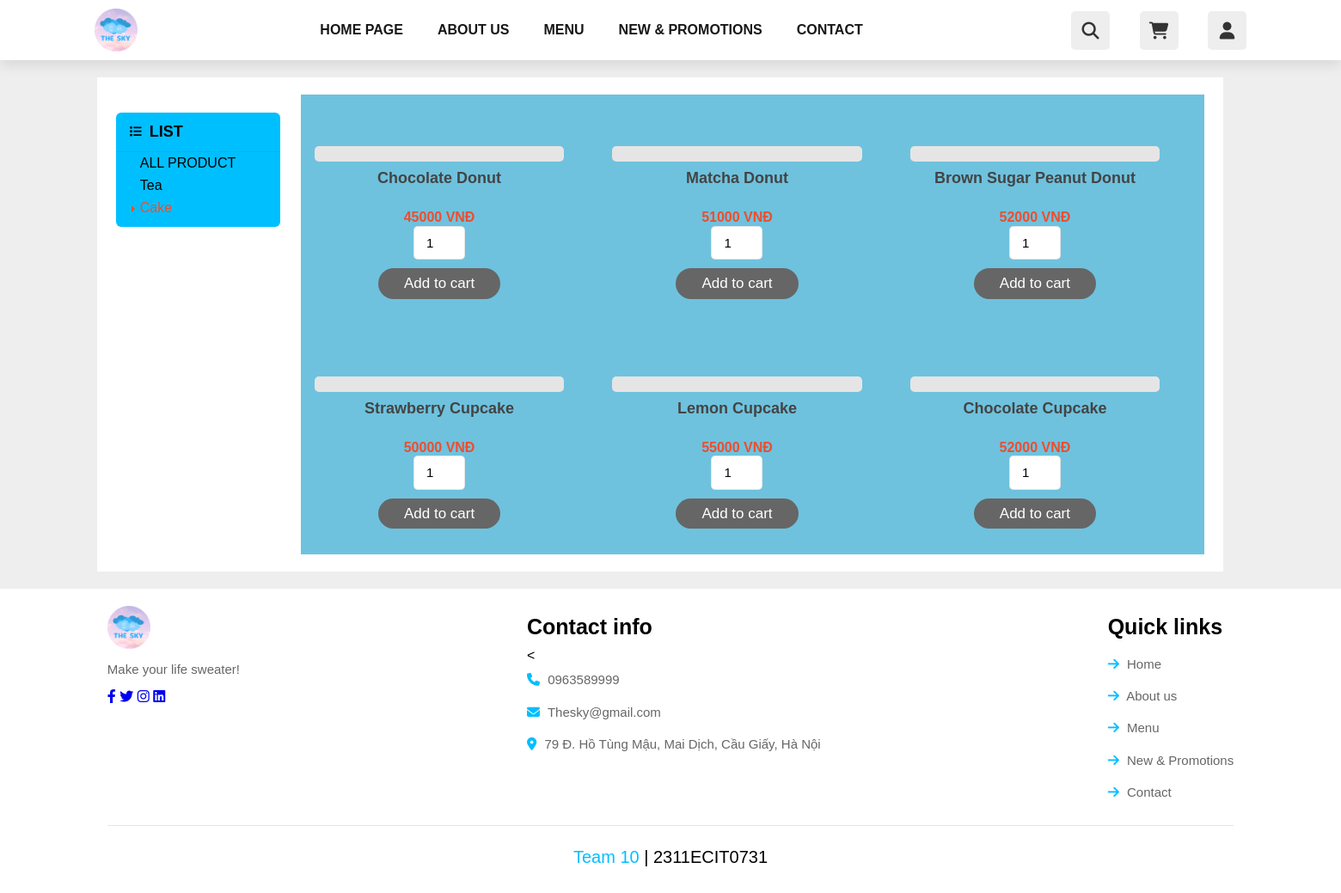
Page /Php/Menu/MenuCake.php (signed in) on the committed database.
### tables this page shows
CREATE TABLE `sanpham` (
  `id` int(11) NOT NULL,
  `ten_sp` varchar(255) NOT NULL,
  `hinh_anh_sp` varchar(255) NOT NULL,
  `gia_sp` varchar(255) NOT NULL,
  `loai_sp` varchar(255) NOT NULL
);

### Php/Menu/MenuCake.php (the view, shortened to what this page needs)
<?php
include '../config.php';
?>
<!DOCTYPE html>
<html>
<html>
<head>
    <link rel="stylesheet" type="text/css" href="../../Css/menu.css">
    <link rel="stylesheet" type="text/css" href="../../Css/base.css">
    <link rel="stylesheet" type="text/css" href="../../Css/style.css">
    <link rel="stylesheet" href="https://cdnjs.cloudflare.com/ajax/libs/normalize/8.0.1/normalize.min.css" />
    <link rel="stylesheet" href="https://cdnjs.cloudflare.com/ajax/libs/font-awesome/6.2.0/css/all.min.css">
</head>
<body>
    <header class="header">
        <a href="index.php" class="logo" title="The Sky">
            <img src="../../images/Index/navMenu/logo.png" alt="">
        </a>
        <nav class="navbar">
            <ul id="menu">
                <li class="menu-item-object-page menu-item">
                    <a href="../index.php" aria-current="page">Home page</a>
                </li>
                <li class="menu-item-object-page menu-item">
                    <a href="../aboutus.php">About us</a>
                </li>
                <li class="menu-item-object-page menu-item">
                    <a href="../menu.php">Menu</a>
                </li>
                <li class="menu-item-object-page menu-item">
                    <a href="../newpromotion.php">New &amp; Promotions</a>
                </li>
                <li class="menu-item-object-page menu-item">
                    <a href="../contact.php">Contact</a>
                </li>
            </ul>
        </nav>
        <div class="icons">
            <div class="fas fa-search" id="search-btn"></div>
			<a href="../cart.php"> <div class="fas fa-shopping-cart" id="cart-btn" > </div> </a>
            <div class="fas fa-user" id="login-btn"></div>
        </div>
    </header>
    <main>
        <section class="filter-menu">
            <div class="grid__row wrapper">
                <div class="grid__collumn-2">
                    <nav class="category">
                        <h3 class="category__heading">
                            <i class="category__heading-icon fa-solid fa-list"></i>
                            LIST
                        </h3>
                        <ul class="category-list">
                            <li class="category-item ">
                                <a href="../menu.php" class="category-item__link">ALL PRODUCT</a>
                            </li>
                            <li class="category-item">
                                <a href="tea.php" class="category-item__link">Tea</a>
                            </li>
                            <li class="category-item category-item--active">
                                <a href="MenuCake.php" class="category-item__link  ">Cake</a>
                            </li>
                        </ul>
                    </nav>
                </div>
                <div class="grid__collumn-10">
                    <article class="home-product">
                        <div id="all">
                            <div class="grid__row">
                                <div class="grid__row-2">
                                    <?php
                                    $select_product = mysqli_query($conn, "SELECT * FROM `sanpham` WHERE loai_sp = 'Bánh'") or die('query failed');
                                    if (mysqli_num_rows($select_product) > 0) {
                                        while ($fetch_product = mysqli_fetch_assoc($select_product)) {
                                    ?>
                                            <div class="grid__row__collumn-2-3 product-container">
                                            <form action="" method="post">
                                                <div class="home-product-item product">
                                                    <div class="home-product-item__img">
                                                    </div>
                                                    <h4 class="home-product-item__name"><?php echo $fetch_product['ten_sp']; ?></h4>
                                                    <div class="home-product-item__price">
                                                        <span class="home-product-item__new-price"><?php echo $fetch_product['gia_sp']; ?> VNĐ</span> <br>
                                                        <input type="number" min="1" name="product_soluong_sp" value="1">
                                                    </div>
                                                    <input type="submit" value="Add to cart" name="add_to_cart" class="btn">
                                                </div>
                                                </form>
                                            </div>
                                    <?php
                                        };
                                    };
                                    ?>
                                </div>
                            </div>
                        </div>
                    </article>
                </div>
            </div>
        </section>
    </main>
    <footer>
        <section class="footer">
            <div class="box-container">
                <div class="box">
                    <a href="index.php" class="logo" title="The Sky">
                        <img src="../images/Index/navMenu/logo.png" alt="" />
                    </a>
                    <p>Make your life sweater!</p>
                    <div class="share">
                        <a href="#" class="fab fa-facebook-f"></a>
                        <a href="#" class="fab fa-twitter"></a>
                        <a href="#" class="fab fa-instagram"></a>
                        <a href="#" class="fab fa-linkedin"></a>
                    </div>
                </div>
                <div class="box">
                    <h3>Contact info</h3>
                    <<a href="#" class="links">
                        <i class="fas fa-phone"></i> 0963589999 </a>
                        <a href="#" class="links">
                            <i class="fas fa-envelope"></i> Thesky@gmail.com
                        </a>
                        <a href="https://goo.gl/maps/XDPWwX3fv8B8fDVt6" class="links">
                            <i class="fas fa-map-marker-alt"></i> 79 Đ. Hồ Tùng Mậu, Mai Dịch, Cầu Giấy, Hà Nội
                        </a>
                </div>
                <div class="box">
                    <h3>Quick links</h3>
                    <a href="#" class="links">
                        <i class="fas fa-arrow-right"></i> Home
                    </a>
                    <a href="#" class="links">
                        <i class="fas fa-arrow-right"></i> About us
                    </a>
                    <a href="#" class="links">
                        <i class="fas fa-arrow-right"></i> Menu
                    </a>
                    <a href="#" class="links">
                        <i class="fas fa-arrow-right"></i> New &amp Promotions
                    </a>
                    <a href="#" class="links">
                        <i class="fas fa-arrow-right"></i> Contact
                    </a>
                </div>
            </div>
            <div class="credit">
               <span> Team 10 </span> | 2311ECIT0731
        </section>
    </footer>
</body>
</html>

### Css/menu.css (style rules this page uses)
.category { background: var(--blue); border-radius: 6px; position: sticky; margin-top: 21px; top: 75px; }
.category-list { padding: 0 0 8px 0; list-style: none; margin-left: 12px; }
.category-item--active .category-item__link { color: var(--price-color) ; }
.category-item--active .category-item__link::before { content: ""; position: absolute; border: 4px solid; border-color: transparent transparent transparent var(--price-color); top: 50%; left: 6px; transform: translateY(-50%); }
.category-item__link { position: relative; text-decoration: none; color: var(--text-corlor); font-size: 16px; padding: 4px 16px; display: block; transition: right linear 0.1s; right: 0; }
.category__heading { font-size: 18px; color: var(--text-corlor); padding: 12px 16px; margin-top: 0; border-bottom:1px solid rgba(0, 0, 0, 0.05) ; }
.category__heading-icon { font-size: 14px; margin-right: 4px; position: relative; top: -1px; }
.home-product { display: flex; flex-flow: row wrap; background: #6ec2de; }
.home-product-item { margin-top: 10px; text-decoration: none; }
.home-product-item__img { width: 100%; background-color: var(--background-item-color); border-radius: 5px; }
.home-product-item__name { font-size: 16px; font-weight: bold; color: var(--text-color); padding: 0 10px; height: 36px; text-align: center; margin-bottom: 0; text-transform: capitalize; }
.home-product-item__price { text-align: center; padding-top: 20px; }
.home-product-item__new-price { font-size: 16px; text-align: center; color: var(--price-color); font-weight: bold; }
.home-product input[type="number"] { width: 60px; border:var(--border); padding:10px 14px; font-size: 15px; color:var(--black); border-radius: 5px; }
.product-container .product { text-align: center; padding: 30px 20px; cursor: pointer; }
.product-container .product .home-product-item__name { font-size: 18px; color: #444; padding: 10px 20px; line-height: 1.1; }

### Css/base.css (style rules this page uses)
:root { --text-color: rgb(0, 0, 0); --background-color:#fff ; --highline-color: #4577aa; --background-item-color:#e6e5e5; --box-color: #f3e600; --white-color: #fff; --price-color: #EE4D2D; --black-color: #000000; }
* { box-sizing: inherit; }
.grid__row { display: flex; flex-wrap: wrap; margin-left: -12px; margin-right: -12px; width: 100%; }
.grid__row-2 { display: flex; flex-wrap: wrap; }
.grid__collumn-2 { padding-left: 12px; padding-right: 12px; width: 16.6667%; }
.grid__row__collumn-2-3 { padding-left: 3px; padding-right: 3px; width: 32%; margin-top: 20px; margin: 20px 5px 0 5px; }
.grid__collumn-10 { width: 83.333%; padding-left: 12px; padding-right: 12px; }

### rows in the picture
sanpham: ten_sp "Chocolate Donut", gia_sp "45000"
sanpham: ten_sp "Matcha Donut", gia_sp "51000"
sanpham: ten_sp "Brown Sugar Peanut Donut", gia_sp "52000"
sanpham: ten_sp "Strawberry Cupcake", gia_sp "50000"
sanpham: ten_sp "Lemon Cupcake", gia_sp "55000"
sanpham: ten_sp "Chocolate Cupcake", gia_sp "52000"
